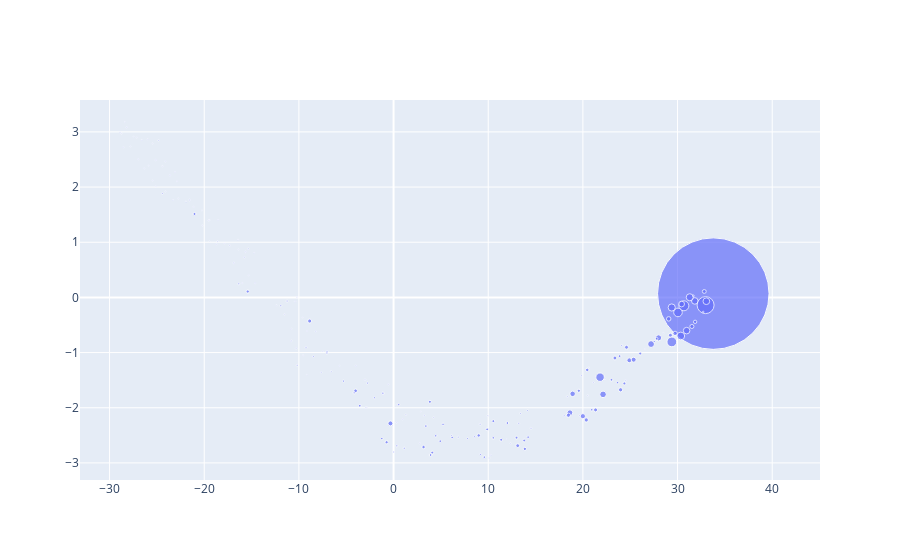

Here is the notebook cell this chart was saved with:
### Markdown cell above
### Luodaan tSNE-kuvaaja

### Code cell
# import the t-SNE library and matplotlib for plotting
%matplotlib inline
from sklearn.manifold import TSNE
import matplotlib.pyplot as plt
import plotly.graph_objects as go
import numpy as np
from sklearn.preprocessing import normalize

# define the function to compute the dimensionality reduction
# and then produce the biplot
def tsne_plot(model, df):
    "Creates a TSNE model and plots it"
    labels = []
    tokens = []
    wordfreqs = []
    for word, frequence in zip(list(df["index"]), list(df["frekvenssi"])):
        for word2 in model.wv.vocab:
            if word == word2:
                wordfreqs.append(frequence)
    for word in model.wv.vocab:
        tokens.append(model[word])
        labels.append(word)
    
    tsne_model = TSNE(perplexity=20, n_components=2, init='pca', n_iter=2500)
    new_values = tsne_model.fit_transform(tokens)

    x = []
    y = []
    for value in new_values:
        x.append(value[0])
        y.append(value[1])
    plt.figure(figsize=(25, 25)) 
    
    fig = go.Figure()
    
    for i in range(len(x)):
        plt.scatter(x[i],y[i], s=wordfreqs[i])
        plt.annotate(labels[i],
                     xy=(x[i], y[i]),
                     xytext=(5, 2),
                     textcoords='offset points',
                     ha='right',
                     va='bottom')

    # Add traces
    fig.add_trace(go.Scatter(x=x, y=y,
                        marker=dict(size= [x/10 for x in wordfreqs]),
                        mode='markers',
                        text=labels))

    plt.show()
    fig.show()
    fig.write_html("T-SNE_sanaplot")

# call the function on our dataset
tsne_plot(model, wordfreq)

### Figure 1 — Plotly figure (JSON) as saved in the notebook; plotly's stock layout.template omitted (floating-point values rounded to 4 significant figures; data arrays with more than 128 entries replaced by an {"elided": "..."} marker saying what was removed)
{"data": [{"marker": {"size": {"elided": "198 float values"}}, "mode": "markers", "text": {"elided": "198 str values"}, "type": "scatter", "x": {"elided": "198 float values"}, "y": {"elided": "198 float values"}}], "layout": {}}
